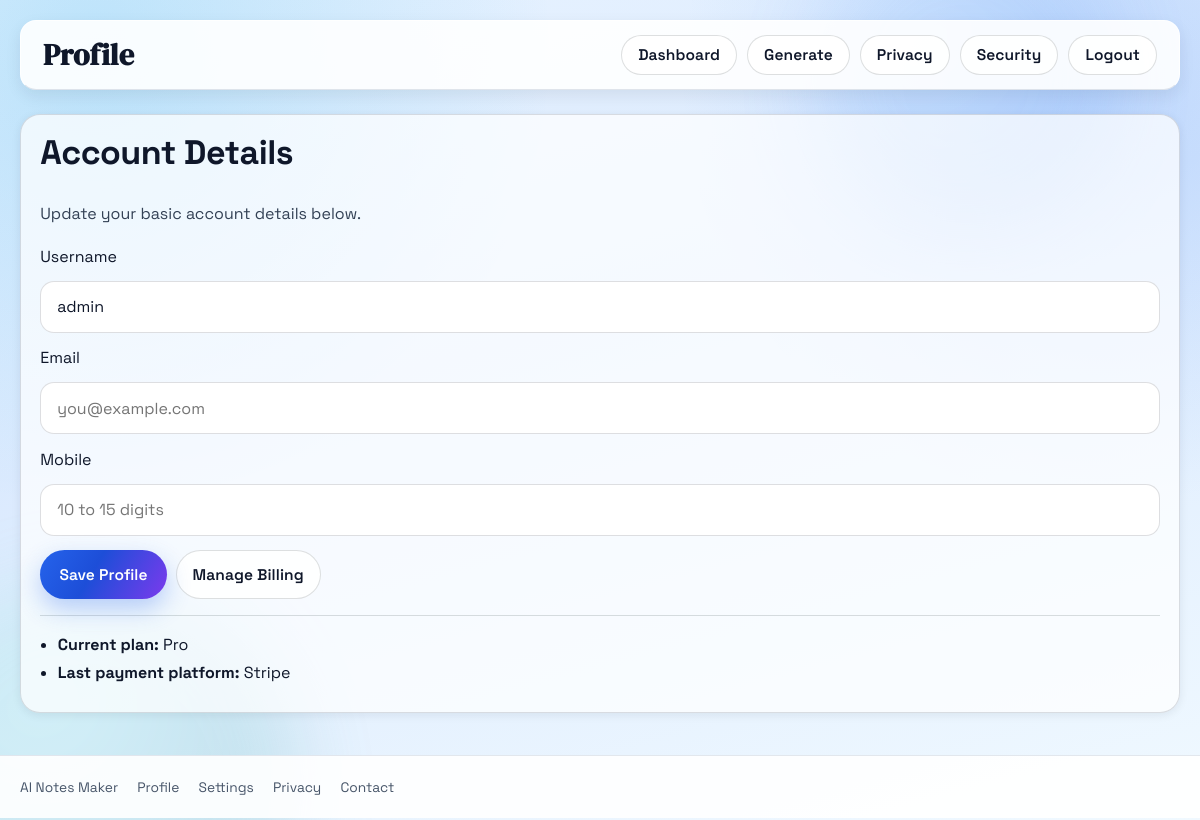
The app's page /profile (signed in) with its own data.
### database/models.py (models this page shows)
class User(db.Model):
    id = db.Column(db.Integer, primary_key=True)
    username = db.Column(db.String(100), unique=True, nullable=False)
    email = db.Column(db.String(120), unique=True, nullable=True)
    mobile = db.Column(db.String(20), unique=True, nullable=True)
    auth0_sub = db.Column(db.String(255), unique=True, nullable=True)
    oauth_provider = db.Column(db.String(50), nullable=True)
    oauth_sub = db.Column(db.String(255), nullable=True)
    plan = db.Column(db.String(30), nullable=False, default="starter")
    last_payment_provider = db.Column(db.String(30), nullable=True)
    password = db.Column(db.String(200), nullable=False)
    created_at = db.Column(db.DateTime, default=datetime.utcnow)
    notes = db.relationship('Notes', backref='author', lazy=True)

### app.py (the view, shortened to what this page needs)
@app.route("/profile", methods=["GET", "POST"])
@login_required
def profile():
    user = User.query.get_or_404(session["user_id"])
    error = None
    success = None
    return render_template("profile.html", user=user, error=error, success=success)

### app.py (called while the page is built)
@app.context_processor
def inject_oauth_provider_flags():
    current_user = None
    user_id = session.get("user_id")
    if user_id:
        current_user = User.query.get(user_id)
    return {
        "google_oauth_enabled": bool(Config.GOOGLE_CLIENT_ID and Config.GOOGLE_CLIENT_SECRET),
        "github_oauth_enabled": bool(Config.GITHUB_CLIENT_ID and Config.GITHUB_CLIENT_SECRET),
        "auth0_oauth_enabled": bool(Config.AUTH0_DOMAIN and Config.AUTH0_CLIENT_ID and Config.AUTH0_CLIENT_SECRET),
        "current_user": current_user,
        "is_admin_user": bool(current_user and current_user.username == "admin"),
    }

def login_required(view_func):
    @wraps(view_func)
    def wrapped_view(*args, **kwargs):
        if "user_id" not in session:
            return redirect(url_for("login", next=request.path))
        return view_func(*args, **kwargs)
    return wrapped_view

@app.after_request
def apply_security_headers(response):
    response.headers["X-Frame-Options"] = "SAMEORIGIN"
    response.headers["X-Content-Type-Options"] = "nosniff"
    response.headers["Referrer-Policy"] = "strict-origin-when-cross-origin"
    response.headers["Permissions-Policy"] = "camera=(), microphone=(), geolocation=()"
    return response

### templates/profile.html (shortened to what this page needs)
<!DOCTYPE html>
<html lang="en">
<head>
    <link rel="stylesheet" href="{{ url_for('static', filename='css/style.css') }}">
</head>
<body class="app-shell">
    <div class="bg-orb orb-a"></div>
    <div class="bg-orb orb-b"></div>
    <nav class="topbar">
        <h1 class="brand">Profile</h1>
        <div class="top-actions">
            <a class="link-pill" href="{{ url_for('dashboard') }}">Dashboard</a>
            <a class="link-pill" href="{{ url_for('home') }}">Generate</a>
            <a class="link-pill" href="{{ url_for('privacy') }}">Privacy</a>
            <a class="link-pill" href="{{ url_for('security') }}">Security</a>
            <a class="link-pill" href="{{ url_for('logout') }}">Logout</a>
        </div>
    </nav>
    <main class="container">
        <section class="panel landing-card">
            <h2>Account Details</h2>
            <p class="subtitle">Update your basic account details below.</p>
            <form class="auth-form" method="POST" action="{{ url_for('profile') }}">
                <label for="username">Username</label>
                <input id="username" type="text" name="username" value="{{ user.username }}" maxlength="100" required>
                <label for="email">Email</label>
                <input id="email" type="email" name="email" value="{{ user.email or '' }}" placeholder="you@example.com">
                <label for="mobile">Mobile</label>
                <input id="mobile" type="tel" name="mobile" value="{{ user.mobile or '' }}" placeholder="10 to 15 digits">
                <div class="quick-actions">
                    <button type="submit">Save Profile</button>
                    <a class="link-pill" href="{{ url_for('checkout', plan=(user.plan or 'pro')) }}">Manage Billing</a>
                </div>
            </form>
            <hr class="notes-divider">
            <ul class="landing-list">
                <li><strong>Current plan:</strong> {{ (user.plan or 'starter').title() }}</li>
                <li><strong>Last payment platform:</strong> {{ (user.last_payment_provider or 'Not available').title() }}</li>
            </ul>
        </section>
    </main>
    <footer class="site-footer">
        <div class="site-footer-inner">
            <p>AI Notes Maker</p>
            <p>Profile</p>
            <p>Settings</p>
            <p>Privacy</p>
            <p>Contact</p>
        </div>
    </footer>
</body>
</html>

### static/css/base.css (style rules this page uses)
:root { --primary: #2563eb; --primary-600: #1d4ed8; --accent: #7c3aed; --bg-dark: #0f172a; --bg-dark-2: #111c33; --ink: #0f172a; --ink-soft: #334155; --line: rgba(15, 23, 42, 0.14); --card-bg: rgba(255, 255, 255, 0.72); --card-bg-soft: rgba(255, 255, 255, 0.52); --card-bg-dark: rgba(255, 255, 255, 0.05); --glow-primary: rgba(37, 99, 235, 0.35); --glow-accent: rgba(124, 58, 237, 0.32); --shadow-sm: 0 2px 10px rgba(15, 23, 42, 0.08); --shadow-md: 0 12px 30px rgba(15, 23, 42, 0.12); --shadow-lg: 0 24px 48px rgba(15, 23, 42, 0.2); --radius-card: 20px; --radius-card-sm: 18px; --ease-premium: cubic-bezier(0.22, 1, 0.36, 1); }
html { scroll-behavior: smooth; }
body { color: var(--ink); background: radial-gradient(circle at 10% -10%, rgba(37, 99, 235, 0.16), transparent 45%), radial-gradient(circle at 110% -20%, rgba(124, 58, 237, 0.1), transparent 42%), linear-gradient(180deg, #f8fbff 0%, #f1f5ff 100%); }
h1, h2, h3 { letter-spacing: -0.015em; }
h1 { font-size: clamp(1.9rem, 1.3rem + 2vw, 3rem); }
h2 { font-size: clamp(1.55rem, 1.15rem + 1.3vw, 2.35rem); }
.subtitle { color: var(--ink-soft); line-height: 1.6; }

### static/css/layout.css (style rules this page uses)
.container, .landing-main { width: min(1160px, calc(100% - 2.4rem)); }
main, section { scroll-margin-top: 84px; }
.panel, .landing-card, .landing-wide, .dashboard-card, .dashboard-kpi-card { border-radius: var(--radius-card); }
.topbar, .landing-topbar, .workspace-topbar { position: sticky; top: 0.7rem; z-index: 30; border-bottom: 1px solid rgba(148, 163, 184, 0.28); backdrop-filter: blur(14px); -webkit-backdrop-filter: blur(14px); transition: background-color 240ms var(--ease-premium), border-color 240ms var(--ease-premium), box-shadow 240ms var(--ease-premium), transform 240ms var(--ease-premium); }
.top-actions a, .sidebar-nav .sidebar-link { position: relative; }
.top-actions a::after, .sidebar-nav .sidebar-link::after { content: ""; position: absolute; left: 0.7rem; right: 0.7rem; bottom: 0.35rem; height: 2px; border-radius: 999px; background: linear-gradient(90deg, var(--primary), var(--accent)); transform: scaleX(0); transform-origin: left; transition: transform 220ms var(--ease-premium); }

### static/css/components.css (style rules this page uses)
.panel { background: var(--card-bg); border: 1px solid var(--line); box-shadow: var(--shadow-sm); }
button, .link-pill, .hero-cta, .mode-pill { transition: transform 220ms var(--ease-premium), box-shadow 240ms var(--ease-premium), background-color 220ms var(--ease-premium), border-color 220ms var(--ease-premium), color 220ms var(--ease-premium); }
button, .link-pill-primary, .hero-cta, .theme-toggle-btn { border-radius: 999px; }
.link-pill-primary, .hero-cta, button { background: linear-gradient(120deg, var(--primary) 0%, var(--primary-600) 42%, var(--accent) 100%); box-shadow: 0 10px 24px rgba(37, 99, 235, 0.3); }

### static/css/animations.css (style rules this page uses)
.link-pill-primary::after, .hero-cta::after, button::after { content: ""; position: absolute; top: -120%; left: -42%; width: 30%; height: 320%; transform: rotate(22deg) translateX(-210%); background: linear-gradient(120deg, rgba(255, 255, 255, 0), rgba(255, 255, 255, 0.52), rgba(255, 255, 255, 0)); pointer-events: none; }

### static/css/landing.css (style rules this page uses)
.bg-orb { filter: blur(40px); opacity: 0.28; animation: floatSoft 16s ease-in-out infinite; }

### static/css/performance.css (style rules this page uses)
body, body.page-enter, body.page-enter.page-ready, body.page-leaving { filter: none !important; }
body { transition: background-color 180ms ease, color 180ms ease; }
.topbar, .landing-topbar, .workspace-topbar, .app-sidebar, .panel, .dashboard-card, .dashboard-kpi-card, .dashboard-preview, .preview-card, .trust-badges span, .hero-proof-card { backdrop-filter: none !important; -webkit-backdrop-filter: none !important; }
.bg-orb { animation-duration: 28s !important; opacity: 0.2; }
.panel, .dashboard-card, .dashboard-kpi-card, .workspace-topbar, .app-sidebar { box-shadow: var(--shadow-sm) !important; }
button, .link-pill, .hero-cta, .mode-pill, .sidebar-link, .dashboard-card, .dashboard-kpi-card, .plan-box, .feature-card, .step-card, .metric-item, .quote-card { transition-duration: 160ms !important; }
button::after, .link-pill-primary::after, .hero-cta::after { display: none; }

### records on screen
User: username "admin", plan "Pro", last_payment_provider "Stripe"
